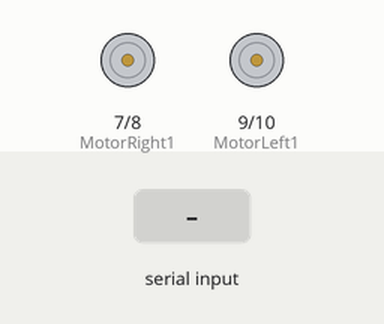
This sketch was run on a simulated Arduino Mega 2560, built with avr-gcc and run on an emulated ATmega2560. Parts: motor-driver pin pairs drawn as motors (green arrow = first pin HIGH = forward, orange = second pin HIGH = backward, longer = more drive, scaled by the enable pin). The test bench sets the inputs (shaded band). What the sketch prints to the serial monitor is not drawn.

Above: at 1.2 s.
1.3 s: "S" received over the second serial link
At 2.1 s:
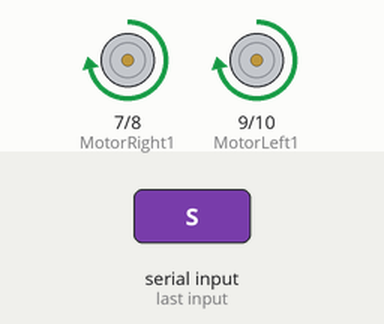
2.8 s: "R" received over the second serial link
At 3.2 s:
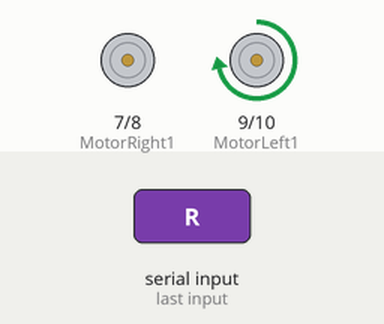
4.3 s: "P" received over the second serial link
At 5.5 s:
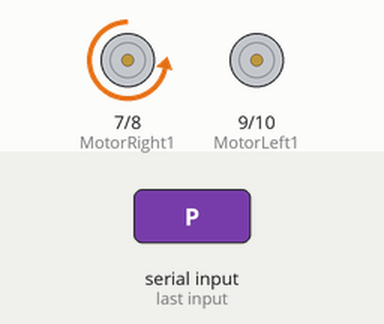
Timing chart, 0 to 13.5 s (numbered marks = the images above; inputs shaded):
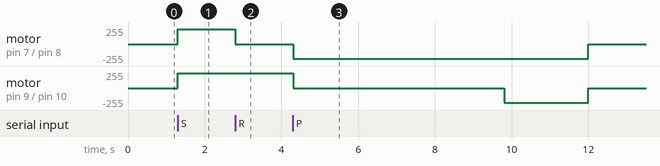

Measured:
- after the input at 1.3 s, motor on pin 7 (MotorRight1) / pin 8 (MotorRight2), motor on pin 9 (MotorLeft1) / pin 10 (MotorLeft2): stopped → forward 220/255 at once
- after the input at 2.8 s, motor on pin 7 (MotorRight1) / pin 8 (MotorRight2): forward 220/255 → stopped at once
- after the input at 4.3 s, motor on pin 7 (MotorRight1) / pin 8 (MotorRight2): stopped → backward 220/255 at once, → stopped 7.7 s later; motor on pin 9 (MotorLeft1) / pin 10 (MotorLeft2): forward 220/255 → stopped at once, → backward 220/255 5.5 s later, → stopped 2.2 s later

The sketch:

conexiune_RoboMasinaControl.ino
```cpp
#include <SoftwareSerial.h>
SoftwareSerial BTserial(19, 18);//(RX,TX) portul secundar
char c = '0';
const int MotorRight1 = 7;  // IN1
const int MotorRight2 = 8;  // IN2
const int MotorLeft1 = 9;   // IN3
const int MotorLeft2 = 10;  // IN4
const int MotorRightPWM = 6; // ENA
const int MotorLeftPWM = 11; // ENB
int iSpeed = 220; //viteza maxima setata a robotului mobil
void setup()
{
  Serial.begin(9600); //viteza de transmisie 9600
  Serial1.begin(9600);
  //setare pini motor
  pinMode(MotorRight1, OUTPUT);
  pinMode(MotorRight2, OUTPUT);
  pinMode(MotorLeft1, OUTPUT);
  pinMode(MotorLeft2, OUTPUT);
  pinMode(MotorRightPWM, OUTPUT);
  pinMode(MotorLeftPWM, OUTPUT);

  Serial.println("HC-05 a fost pornit cu succes");
}

void loop()
{
  if (Serial1.available())
  {
    c = Serial1.read();
    Serial.write(c);
    if (c == 'S') //primire comanda buton INAINTE
    {
      straight(50);
    }
    else if (c == 'R')  //primire comanda buton DREAPTA
    {
      turnright(10);
    }
    else if (c == 'P')  //primire comanda buton GARARE
    {
      backparking();
    }
    else if (c == 'B') // //primire comanda buton INAPOI
    {
      back(10);
    }
    else if (c == 'X')  //primire comanda buton STOP
    {
      stopp(10);
    }
    else if (c == 'L')  //primire comanda buton STANGA
    {
      turnleft(10);
    }
     else if (c == 'T')  //primire comanda buton PARCARE LATERALA
    {
      lateralparking();
    }
  }
 //verificare existenta date disponibile pentru citire din portul serial
  if (Serial.available())
  {
    c = Serial.read(); //se citeste caracterul c din portul serial
    Serial1.write(c); //se trimite caracterul c catre portul secundar
  }
}

void straight(int d)//inainte
{
  digitalWrite(MotorRight1, HIGH);
  digitalWrite(MotorRight2, LOW);
  digitalWrite(MotorLeft1, HIGH);
  digitalWrite(MotorLeft2, LOW);
  analogWrite(MotorRightPWM, iSpeed);
  analogWrite(MotorLeftPWM, iSpeed);
  delay(d * 10);
  Serial.println("Mergi înainte");
}

void turnright(int d)//dreapta
{
  digitalWrite(MotorLeft1, HIGH);
  digitalWrite(MotorLeft2, LOW);
  digitalWrite(MotorRight1, LOW);
  digitalWrite(MotorRight2, LOW);
  analogWrite(MotorRightPWM, iSpeed);
  analogWrite(MotorLeftPWM, iSpeed);
  delay(d * 10);
}

void turnleft(int d) //stanga
{
  digitalWrite(MotorRight1, HIGH);
  digitalWrite(MotorRight2,LOW);
  digitalWrite(MotorLeft1, LOW);
  digitalWrite(MotorLeft2, LOW);
  analogWrite(MotorRightPWM, iSpeed);
  analogWrite(MotorLeftPWM, iSpeed);
  delay(d * 10);
}
void turnleftback(int d) //virare stanga spate
{
  digitalWrite(MotorRight1, LOW);
  digitalWrite(MotorRight2,HIGH);
  digitalWrite(MotorLeft1, LOW);
  digitalWrite(MotorLeft2, LOW);
  analogWrite(MotorRightPWM, iSpeed);
  analogWrite(MotorLeftPWM, iSpeed);
  delay(d * 10);
}

void turnrightback(int d) //virare dreapta spate
{
  digitalWrite(MotorRight1, LOW);
  digitalWrite(MotorRight2,LOW);
  digitalWrite(MotorLeft1, LOW);
  digitalWrite(MotorLeft2, HIGH);
  analogWrite(MotorRightPWM, iSpeed);
  analogWrite(MotorLeftPWM, iSpeed);
  delay(d * 10);
}

void stopp(int d) //stop
{
  digitalWrite(MotorRight1, LOW);
  digitalWrite(MotorRight2, LOW);
  digitalWrite(MotorLeft1, LOW);
  digitalWrite(MotorLeft2, LOW);
  analogWrite(MotorRightPWM, iSpeed);
  analogWrite(MotorLeftPWM, iSpeed);
  delay(d * 10);
}

void back(int d) //inapoi
{
  digitalWrite(MotorRight1, LOW);
  digitalWrite(MotorRight2, HIGH);
  digitalWrite(MotorLeft1, LOW);
  digitalWrite(MotorLeft2, HIGH);
  analogWrite(MotorRightPWM, iSpeed);
  analogWrite(MotorLeftPWM, iSpeed);
  delay(d * 10);
}


void backparking() { //garare
turnleftback(500);
    delay(500);
    back(120);
    delay(1000);
    stopp(1);
}

void lateralparking() { //parcare laterala
    turnleftback(90);
    delay(1500);
    back(30);
    delay(500);
    turnrightback(50);
    delay(500);
    back(30);
    delay(500);
    stopp(1);
}
```
